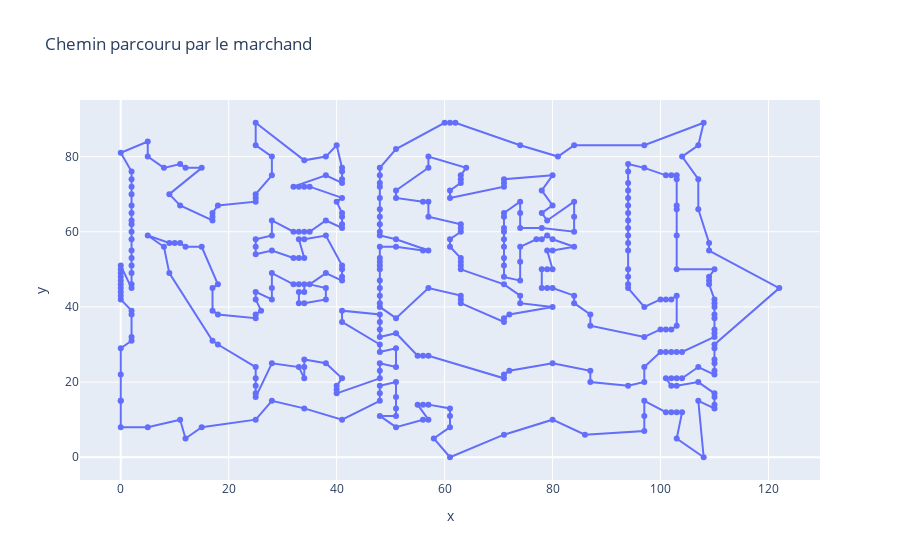

Here is the notebook cell this chart was saved with:
### Markdown cell above
### Lancement du test avec l'algorithme 2-opt

### Code cell
# Algo 2-opt
data = data_TSPLIB(f'data/{ENSEMBLE_TEST[choix_data_test]}.tsp')
df = test_unitaire_2_opt(choix_data_test)
affichage(df, data).show()

### Figure 1 — Plotly figure (JSON) as saved in the notebook; plotly's stock layout.template omitted (floating-point values rounded to 4 significant figures; data arrays with more than 128 entries replaced by an {"elided": "..."} marker saying what was removed)
{"data": [{"hovertemplate": "x=%{x}<br>y=%{y}<extra></extra>", "legendgroup": "", "line": {"color": "#636efa", "dash": "solid"}, "marker": {"symbol": "circle"}, "mode": "markers+lines", "name": "", "orientation": "v", "showlegend": false, "type": "scatter", "x": {"elided": "396 int values"}, "xaxis": "x", "y": {"elided": "396 int values"}, "yaxis": "y"}], "layout": {"legend": {"tracegroupgap": 0}, "title": {"text": "Chemin parcouru par le marchand"}, "xaxis": {"anchor": "y", "domain": [0, 1], "title": {"text": "x"}}, "yaxis": {"anchor": "x", "domain": [0, 1], "title": {"text": "y"}}}}
